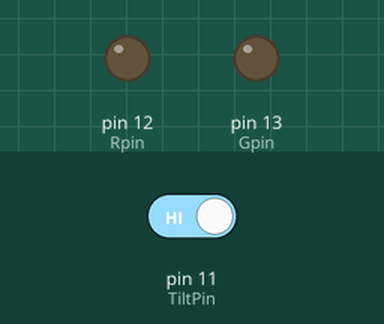
Recording of a program running on a simulated Raspberry Pi (header pin numbers). Parts: output pins drawn as LEDs (lit = HIGH). The inputs (shaded band) are chosen by the test bench; at power-on: pin 11 (TiltPin) HIGH.

Above: at 1.2 s.
1.3 s: pin 11 (TiltPin) driven LOW
At 1.8 s:
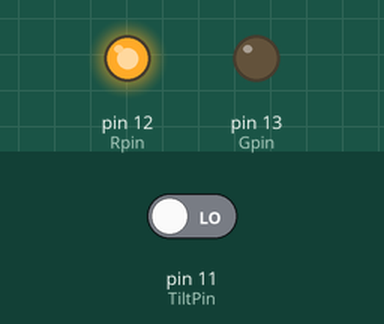
2.8 s: pin 11 (TiltPin) driven HIGH
At 4.1 s:
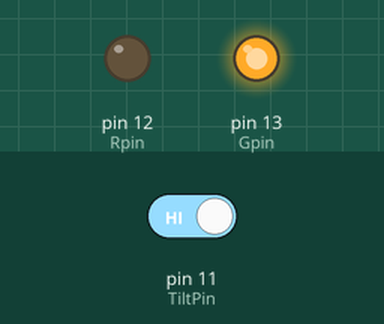
Timing chart, 0 to 5.8 s (numbered marks = the images above; inputs shaded):
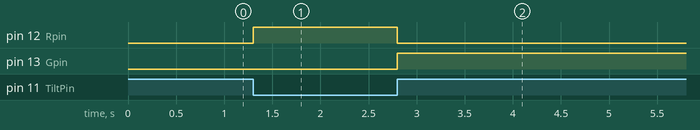

The program:

tilt.py
```python
#!/usr/bin/env python3
import RPi.GPIO as GPIO

TiltPin = 11
Gpin   = 13
Rpin   = 12

def setup():
	GPIO.setmode(GPIO.BOARD)       # Numbers GPIOs by physical location
	GPIO.setup(Gpin, GPIO.OUT)     # Set Green Led Pin mode to output
	GPIO.setup(Rpin, GPIO.OUT)     # Set Red Led Pin mode to output
	GPIO.setup(TiltPin, GPIO.IN, pull_up_down=GPIO.PUD_UP)    # Set BtnPin's mode is input, and pull up to high level(3.3V)
	GPIO.add_event_detect(TiltPin, GPIO.BOTH, callback=detect, bouncetime=200)

def Led(x):
	if x == 0:
		GPIO.output(Rpin, 1)
		GPIO.output(Gpin, 0)
	if x == 1:
		GPIO.output(Rpin, 0)
		GPIO.output(Gpin, 1)

def detect(chn):
	Led(GPIO.input(TiltPin))

def loop():
	while True:
		pass

def destroy():
	GPIO.output(Gpin, GPIO.HIGH)       # Green led off
	GPIO.output(Rpin, GPIO.HIGH)       # Red led off
	GPIO.cleanup()                     # Release resource

if __name__ == '__main__':     # Program start from here
	setup()
	try:
		loop()
	except KeyboardInterrupt:  # When 'Ctrl+C' is pressed, the child program destroy() will be  executed.
		destroy()
```

Measured:
- after the input at 1.3 s, pin 12 (Rpin): LOW → HIGH at once
- after the input at 2.8 s, pin 12 (Rpin): HIGH → LOW at once; pin 13 (Gpin): LOW → HIGH at once
